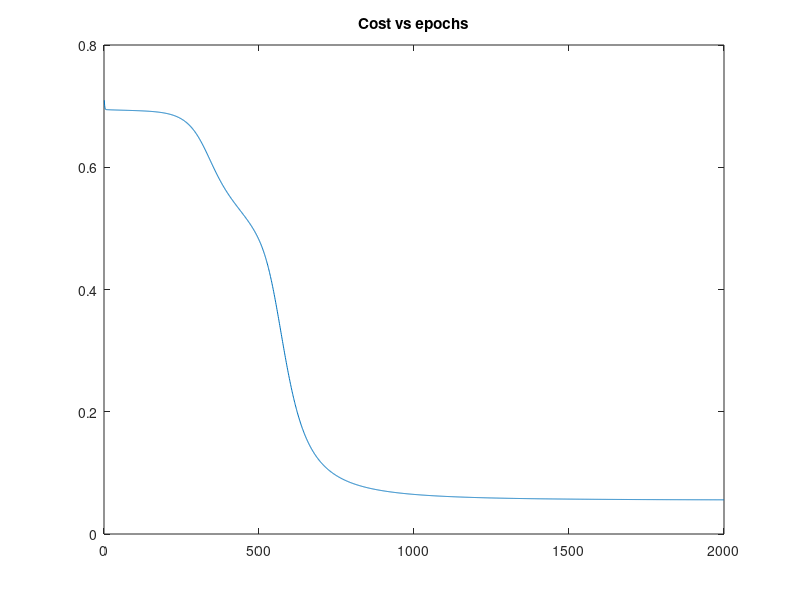
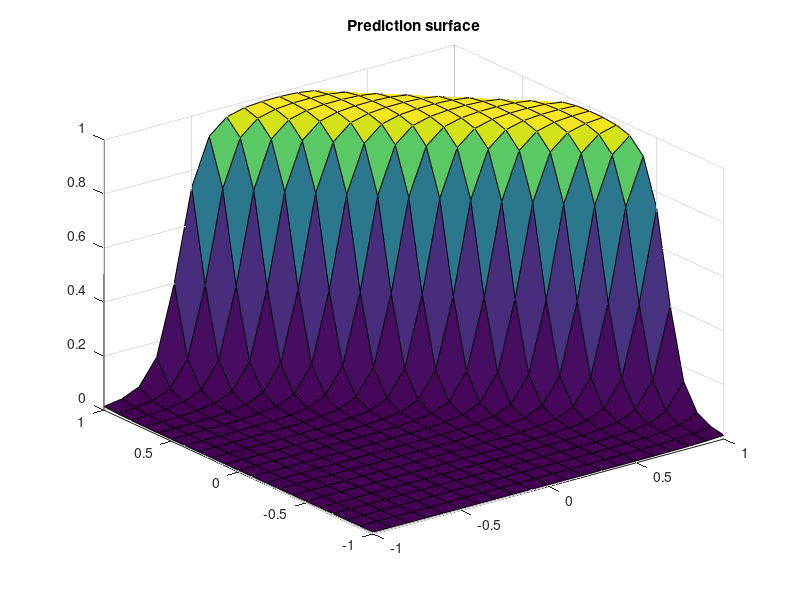

Here is the MATLAB script that generated these plots, in order:
%% Nice XOR example on matlab based on this tutorial
% http://matlabgeeks.com/tips-tutorials/neural-networks-a-multilayer-perceptron-in-matlab/
% http://www.holehouse.org/mlclass/09_Neural_Networks_Learning.html
% https://github.com/rasmusbergpalm/DeepLearnToolbox
% We have here a 3 layer network (1-Input, 2-Hidden, 3-Output)

% Sigmoid and dSigmoid functions
sigmoid = @(x) 1.0 ./ ( 1.0 + exp(-x) );
dsigmoid = @(x) sigmoid(x) .* ( 1 - sigmoid(x) );

num_layers = 3;
% XOR input for x1 and x2
X = [0 0; 0 1; 1 0; 1 1];
% Desired output of XOR
Y_train = [0;1;1;0];
% Learning coefficient
learnRate = 1; % Start to oscilate with 15
regularization = 0.001;
% Number of learning iterations
epochs = 2000;
% Calculate weights randomly using seed.
INIT_EPISLON = 0.8;
W1 = rand(2,3) * (2*INIT_EPISLON) - INIT_EPISLON;
W2 = rand(1,3) * (2*INIT_EPISLON) - INIT_EPISLON;

% More neurons means more local minimas, which means easier training if you
% dont get stuck on a local minima
% Who is afraid of non convex loss-functions?
% http://videolectures.net/eml07_lecun_wia/
%W1 = rand(5,3) * (2*INIT_EPISLON) - INIT_EPISLON;
%W2 = rand(1,6) * (2*INIT_EPISLON) - INIT_EPISLON;

J_vec = zeros(1,epochs);

%% Training
for i = 1:epochs
    sizeTraining = length (X(:,1));
    complete_delta_1 = 0;
    complete_delta_2 = 0;
    
    %% Forward pass
    % First Activation (Input-->Hidden)
    A1 = [ones(sizeTraining, 1) X];
    Z2 = A1 * W1';
    A2 = sigmoid(Z2);
    
    % Second Activation (Hidden-->Output)
    A2=[ones(sizeTraining, 1) A2];
    Z3 = A2 * W2';
    A3 = sigmoid(Z3);
    h = A3;
    
    %% Backpropagation
    % Find the partial derivative of the cost function related to all
    % weights on the neural network (on our case 9 weights)
    
    % For output layer: (Why different tutorials have differ here?)
    % delta = (1-actual output)*(desired output - actual output)
    %delta_out_layer = A3.*(1-A3).*(A3-Y_train); % Other
    %delta_out_layer = (Y_train-A3); % Andrew Ng
    delta_output = (A3-Y_train); % Andrew Ng (Invert weight update signal)
    
    % For Hidden layer
    Z2=[ones(sizeTraining,1) Z2];
    delta_hidden=delta_output*W2.*dsigmoid(Z2);
    % Take out first column (bias column), to force the complete delta
    % to have the same size of it's respective weight
    delta_hidden=delta_hidden(:,2:end);
    
    % Calculate complete delta for every weight (Testing....)
    complete_delta_1 = complete_delta_1 + (delta_hidden'*A1);
    complete_delta_2 = complete_delta_2 + (delta_output'*A2);
    
    % Computing the partial derivatives with regularization, here we're
    % avoiding regularizing the bias term by substituting the first col of
    % weights with zeros
    D1 = ((1/sizeTraining) * complete_delta_1) + ((regularization/sizeTraining)* [zeros(size(W1, 1), 1) W1(:, 2:end)]);
    D2 = ((1/sizeTraining) * complete_delta_2) + ((regularization/sizeTraining)* [zeros(size(W2, 1), 1) W2(:, 2:end)]);
    
    % Gradient descent Update after all training set deltas are calculated
    % Increment or decrement depending on delta_output sign
    % Stochastic Gradient descent Update at every new input....
    % The stochastic gradient descent with luck converge faster ...
    % Increment or decrement depending on delta_output sign
    W1 = W1 - learnRate*(D1);
    W2 = W2 - learnRate*(D2);
    
    % After all calculations on the epoch calculate the cost function
    % Calculate Cost function output
    p = sum(sum(W1(:, 2:end).^2, 2))+sum(sum(W2(:, 2:end).^2, 2));
    % calculate J
    J = sum(sum((-Y_train).*log(h) - (1-Y_train).*log(1-h), 2))/sizeTraining + regularization*p/(2*sizeTraining);
    J_vec(i) = J;
    % Break if error is already low
%     if J < 0.08        
%         break;
%     end
end

fprintf('Outputs\n');
disp(round(A3));

%fprintf('\nW1\n');
%disp(W1);

%fprintf('\nW2\n');
%disp(W2);

%% Plot some information
% Plot cost function vs epoch

% Plot Prediction surface
testInpx1 = [-1:0.1:1];
testInpx2 = [-1:0.1:1];
[X1, X2] = meshgrid(testInpx1, testInpx2);
testOutRows = size(X1, 1);
testOutCols = size(X1, 2);
testOut = zeros(testOutRows, testOutCols);
for row = [1:testOutRows]
    for col = [1:testOutCols]
        test = [X1(row, col), X2(row, col)];
        %% Forward pass
        % First Activation (Input-->Hidden)
        A1 = [ones(1, 1) test];
        Z2 = A1 * W1';
        A2 = sigmoid(Z2);
        
        % Second Activation (Hidden-->Output)
        A2=[ones(1, 1) A2];
        Z3 = A2 * W2';
        A3 = sigmoid(Z3);
        testOut(row, col) = A3;
    end
end
figure(2);
surf(X1, X2, testOut);
title('Prediction surface');

figure(1);
plot(J_vec);
title('Cost vs epochs');